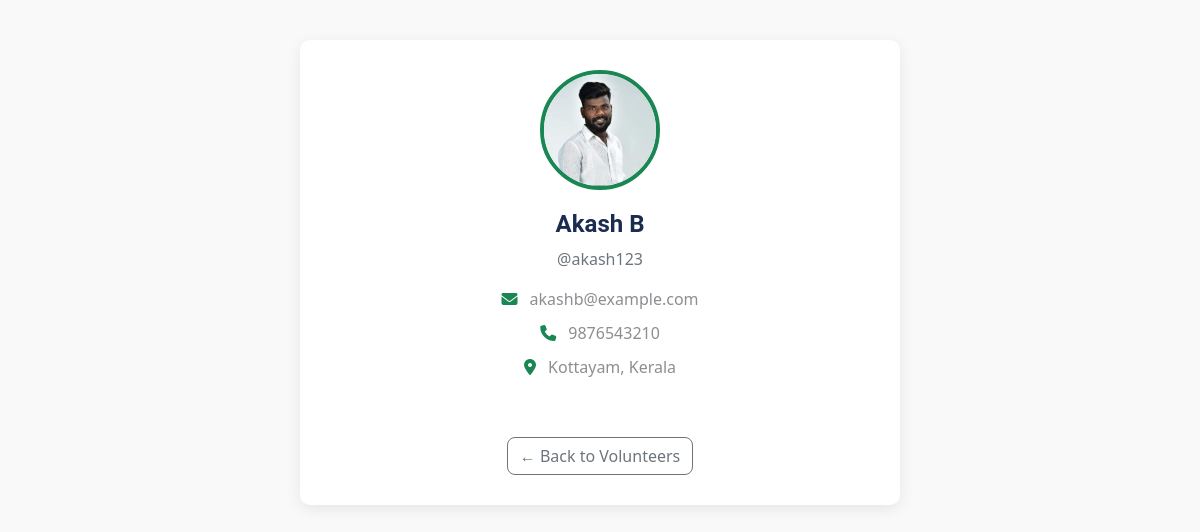
Screenshot of /user/view_volunteers.php?username=akash123 with the database file from the repository.
### tables this page shows
CREATE TABLE `users` (
  `id` int(11) NOT NULL,
  `username` varchar(100) NOT NULL,
  `photo` varchar(255) DEFAULT NULL,
  `password_hash` varchar(255) NOT NULL,
  `role` enum('admin','volunteer') NOT NULL,
  `created_at` timestamp NOT NULL DEFAULT current_timestamp(),
  `full_name` varchar(100) DEFAULT NULL,
  `email` varchar(100) DEFAULT NULL,
  `phone` varchar(20) DEFAULT NULL,
  `address` text DEFAULT NULL,
  `status` tinyint(1) NOT NULL DEFAULT 0 COMMENT '0=pending, 1=approved, 2=declined'
);

### user/view_volunteers.php (the view, shortened to what this page needs)
<?php
include __DIR__ . '/../config/db.php';
$username = $_GET['username'];
$stmt = $conn->prepare("SELECT * FROM users WHERE username = ? AND role = 'volunteer'");
$stmt->bind_param("s", $username);
$stmt->execute();
$result = $stmt->get_result();
$volunteer = $result->fetch_assoc();
$fullName = $volunteer['full_name'] ?? $volunteer['username'];
$photoFile = $volunteer['photo'] ?? 'default.jpg';
$photoPath = "/ReliefLink/assets/images/volunteers/" . basename($photoFile);
?>
<!DOCTYPE html>
<html lang="en">
<head>
  <link rel="stylesheet" href="/ReliefLink/assets/css/bootstrap.min.css">
  <link rel="stylesheet" href="https://cdnjs.cloudflare.com/ajax/libs/font-awesome/6.4.0/css/all.min.css">
</head>
<body>
<div class="profile-card">
  <img src="<?= htmlspecialchars($photoPath) ?>"
       alt="Volunteer Photo"
       class="profile-img"
       onerror="this.onerror=null;this.src='/ReliefLink/assets/images/default.jpg';">
  <h4><?= htmlspecialchars($fullName) ?></h4>
  <p class="text-muted">@<?= htmlspecialchars($volunteer['username']) ?></p>
  <div class="info"><i class="fa fa-envelope"></i> <?= htmlspecialchars($volunteer['email'] ?? '-') ?></div>
  <div class="info"><i class="fa fa-phone"></i> <?= htmlspecialchars($volunteer['phone'] ?? '-') ?></div>
  <div class="info"><i class="fa fa-map-marker-alt"></i> <?= htmlspecialchars($volunteer['address'] ?? 'N/A') ?></div>
  <br><br>
  <a href="/ReliefLink/user/registered_volunteers.php" class="btn btn-outline-secondary">← Back to Volunteers</a>
</div>
</body>
</html>

### user/view_volunteers.php (style rules this page uses)
body { background-color: #f9f9f9; font-family: 'Segoe UI', sans-serif; padding: 40px; }
.profile-card { background: #fff; border-radius: 10px; box-shadow: 0 4px 15px rgba(0, 0, 0, 0.08); padding: 30px; max-width: 600px; margin: auto; text-align: center; }
.profile-img { width: 120px; height: 120px; object-fit: cover; border-radius: 50%; border: 4px solid #198754; margin-bottom: 20px; }
.info { font-size: 16px; margin-bottom: 10px; }
.info i { margin-right: 8px; color: #198754; }

### rows the page displays
users: photo (picture), full_name "Akash B", username "akash123", email "akashb@example.com", phone "9876543210", address "Kottayam, Kerala"
